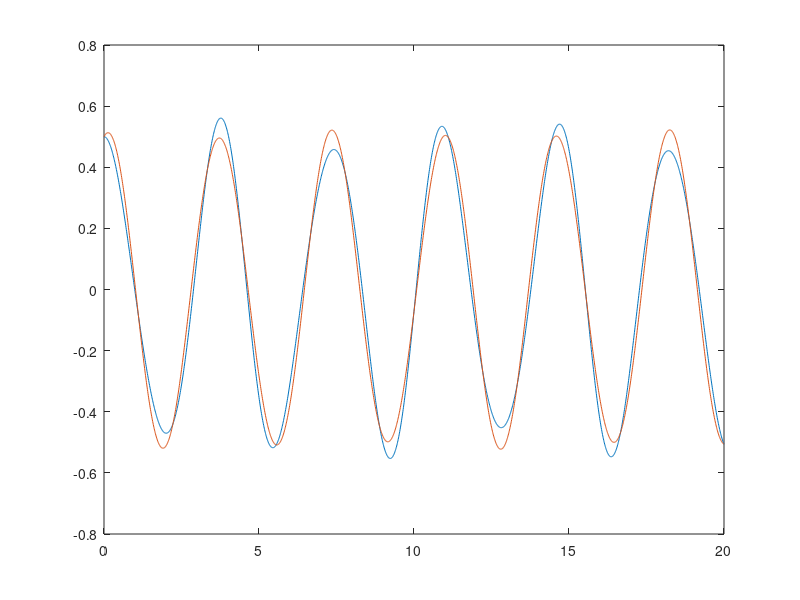

Write the MATLAB code that produced this figure.
% gam = 0.5 bet = 0.25
%
clear all; 
close all; 
clc; 
T0 = 20;
gam = 0.5;
bet = 0.25;
dt4 = 0.01;
gam1 = (1-gam)*dt4;
gam2 = gam*dt4;
bet1 = (0.5-bet)*dt4*dt4;
bet2 = bet * dt4 * dt4;
nitermax = 20;
threshold = 1e-8;
%
t4 = (0:dt4:T0)';
np3 = size(t4,1);
% 
q10 = 0.5;
q20 = 0.5;
dq10 = 0.;
dq20 = 0.2;
%
q3 = zeros(np3,1); dq3 = zeros(np3,1); ddq3 = zeros(np3,1);
q4 = zeros(np3,1); dq4 = zeros(np3,1); ddq4 = zeros(np3,1);
% 
q3(1) = q10;
dq3(1) = dq10;
%
q4(1) = q20;
dq4(1) = dq20;
k1 = 3; k2 = 4; k3 = 12;
m1 = 1; m2 = 4;
%
ddq3(1) = (-1*(k1+k2)*q3(1)+k2*q4(1))/m1;
ddq4(1) = (-1*(k3+k2)*q4(1)+k2*q3(1))/m2;
res1 = m1*ddq3(1)+((k1/+k2)*q3(1)-k2*q4(1));
res2 = m2*ddq4(1)+((k2/+k3)*q4(1)-k2*q3(1));
residu(1) = (abs(res1)^2+abs(res2)^2)^0.5;
KT = [0 0;0 0];
for inc= 2:np3
    ddq3c = 0; ddq4c = 0;
    dq3c = dq3(inc-1)+gam1*ddq3(inc-1);
    q3c = q3(inc-1)+ dt4*dq3(inc-1)+bet1*ddq3(inc-1);
    dq4c = dq4(inc-1)+gam1*ddq4(inc-1);
    q4c = q4(inc-1)+ dt4*dq4(inc-1)+bet1*ddq4(inc-1);  
    res1 = m1*ddq3c+((k1+k2)*q3c-k2*q4c);
    res2 = m2*ddq4c+((k3+k2)*q4c-k2*q3c);
    KT = [m1+(k1+k2)*bet2,-k2*bet2;-k2*bet2,m2+(k2+k3)*bet2];
    hj = KT\[-res1;-res2];res = ((abs(hj(1))^2+abs(hj(2))^2)^0.5);
    iter = 0;
    
    for it=1:nitermax
        if(abs(res)>=threshold)
            iter=iter+1;
            KT=[m1+(k1+k2)*bet2 -k2*bet2;-k2*bet2 m2+(k2+k3)*bet2];
            hj=KT\[-res1;-res2];correction1=hj(1);correction2=hj(2);
            ddq3c=ddq3c+correction1;
            ddq4c=ddq4c+correction2;
            dq3c=dq3c+gam2*correction1;
            dq4c=dq4c+gam2*correction2;
            q3c=q3c+bet2*correction1;
            q4c=q4c+bet2*correction2;
            res1=ddq3c+((k1+k2)*q3c-k2*q4c)/m1;
            res2=ddq4c+((k2+k3)*q4c-k2*q3c)/m2;
            res=((abs(res1)^2+abs(res2)^2)^0.5);
        end
    end
    q3(inc)=q3c;
    q4(inc)=q4c;
    dq3(inc)=dq3c;
    dq4(inc)=dq4c;
    ddq3(inc)=ddq3c;
    ddq4(inc)=ddq4c;
    niter(inc)=iter;
    residu(inc)=res;
end
plot(t4,q3);hold on;
plot(t4,q4)
